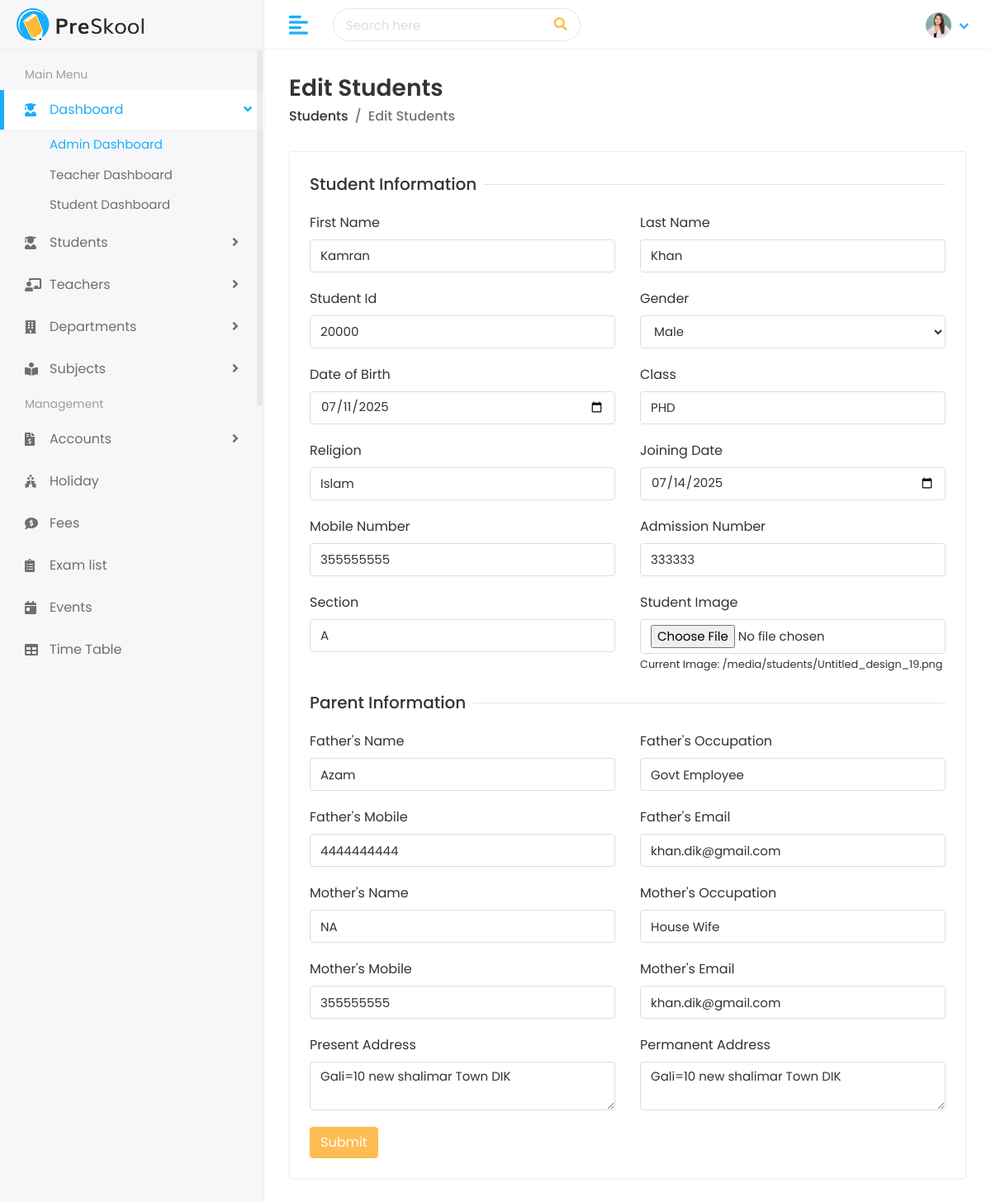
Page /edit/kamran-khan-20000/ on the committed database.
### Student/models.py (models this page shows, shortened)
class Student(models.Model):
    first_name = models.CharField(max_length=100)
    last_name = models.CharField(max_length=100)
    student_id = models.CharField(max_length=20)
    gender = models.CharField(max_length=10, choices=[
        ('Male', 'Male'),
        ('Female', 'Female'),
        ('Others', 'Others')
    ])
    date_of_birth = models.DateField()
    student_class = models.CharField(max_length=50)
    religion = models.CharField(max_length=50)
    joining_date = models.DateField()
    mobile_number = models.CharField(max_length=15)
    admission_number = models.CharField(max_length=20)
    section = models.CharField(max_length=10)
    student_image = models.ImageField(upload_to='students/', blank=True)
    parent = models.OneToOneField(Parent, on_delete=models.CASCADE)
    slug = models.SlugField(max_length=255, unique=True, blank=True)

class Parent(models.Model):
    father_name = models.CharField(max_length=100)
    father_occupation = models.CharField(max_length=100, blank=True)
    father_mobile = models.CharField(max_length=15)
    father_email = models.EmailField(max_length=100)
    mother_name = models.CharField(max_length=100)
    mother_occupation = models.CharField(max_length=100, blank=True)
    mother_mobile = models.CharField(max_length=15)
    mother_email = models.EmailField(max_length=100)
    present_address = models.TextField()
    permanent_address = models.TextField()

### Student/views.py (the view, shortened to what this page needs)
# urls.py: path('edit/<str:slug>/', views.edit_student, name='edit_student'),
def edit_student(request,slug):
    student = get_object_or_404(Student, slug=slug)
    parent = student.parent if hasattr(student, 'parent') else None
    return render(request, "students/edit-student.html",{'student':student, 'parent':parent} )

### templates/students/edit-student.html (shortened to what this page needs)
{% extends 'Home/base.html' %}
{% load static %}
{% block body %}
<div class="page-wrapper">
    <div class="content container-fluid">
        <div class="page-header">
            <div class="row align-items-center">
                <div class="col">
                    <h3 class="page-title">Edit Students</h3>
                    <ul class="breadcrumb">
                        <li class="breadcrumb-item"><a href="/students">Students</a></li>
                        <li class="breadcrumb-item active">Edit Students</li>
                    </ul>
                </div>
            </div>
        </div>
        <div class="row">
            <div class="col-sm-12">
                <div class="card">
                    <div class="card-body">
                        <form method="POST" enctype="multipart/form-data">
                            <div class="row">
                                <div class="col-12">
                                    <h5 class="form-title"><span>Student Information</span></h5>
                                </div>
                                <div class="col-12 col-sm-6">
                                    <div class="form-group">
                                        <label>First Name</label>
                                        <input type="text" name="first_name" class="form-control" value="{{ student.first_name }}">
                                    </div>
                                </div>
                                <div class="col-12 col-sm-6">
                                    <div class="form-group">
                                        <label>Last Name</label>
                                        <input type="text" name="last_name" class="form-control" value="{{ student.last_name }}">
                                    </div>
                                </div>
                                <div class="col-12 col-sm-6">
                                    <div class="form-group">
                                        <label>Student Id</label>
                                        <input type="text" name="student_id" class="form-control" value="{{ student.student_id }}">
                                    </div>
                                </div>
                                <div class="col-12 col-sm-6">
                                    <div class="form-group">
                                        <label>Gender</label>
                                        <select name="gender" class="form-control">
                                            <option value="Male" {% if student.gender == 'Male' %}selected{% endif %}>Male</option>
                                        </select>
                                    </div>
                                </div>
                                <div class="col-12 col-sm-6">
                                    <div class="form-group">
                                        <label>Date of Birth</label>
                                        <input type="date" name="date_of_birth" class="form-control" value="{{ student.date_of_birth|date:'Y-m-d' }}">
                                    </div>
                                </div>
                                <div class="col-12 col-sm-6">
                                    <div class="form-group">
                                        <label>Class</label>
                                        <input type="text" name="student_class" class="form-control" value="{{ student.student_class }}">
                                    </div>
                                </div>
                                <div class="col-12 col-sm-6">
                                    <div class="form-group">
                                        <label>Religion</label>
                                        <input type="text" name="religion" class="form-control" value="{{ student.religion }}">
                                    </div>
                                </div>
                                <div class="col-12 col-sm-6">
                                    <div class="form-group">
                                        <label>Joining Date</label>
                                        <input type="date" name="joining_date" class="form-control" value="{{ student.joining_date|date:'Y-m-d' }}">
                                    </div>
                                </div>
                                <div class="col-12 col-sm-6">
                                    <div class="form-group">
                                        <label>Mobile Number</label>
                                        <input type="text" name="mobile_number" class="form-control" value="{{ student.mobile_number }}">
                                    </div>
                                </div>
                                <div class="col-12 col-sm-6">
                                    <div class="form-group">
                                        <label>Admission Number</label>
                                        <input type="text" name="admission_number" class="form-control" value="{{ student.admission_number }}">
                                    </div>
                                </div>
                                <div class="col-12 col-sm-6">
                                    <div class="form-group">
                                        <label>Section</label>
                                        <input type="text" name="section" class="form-control" value="{{ student.section }}">
                                    </div>
                                </div>
                                <div class="col-12 col-sm-6">
                                    <div class="form-group">
                                        <label>Student Image</label>
                                        <input type="file" name="student_image" class="form-control">
                                        <small>Current Image: {{ student.student_image.url }}</small>
                                    </div>
                                </div>
                                <div class="col-12">
                                    <h5 class="form-title"><span>Parent Information</span></h5>
                                </div>
                                <div class="col-12 col-sm-6">
                                    <div class="form-group">
                                        <label>Father's Name</label>
                                        <input type="text" name="father_name" class="form-control" value="{{ parent.father_name }}">
                                    </div>
                                </div>
                                <div class="col-12 col-sm-6">
                                    <div class="form-group">
                                        <label>Father's Occupation</label>
                                        <input type="text" name="father_occupation" class="form-control" value="{{ parent.father_occupation }}">
                                    </div>
                                </div>
                                <div class="col-12 col-sm-6">
                                    <div class="form-group">
                                        <label>Father's Mobile</label>
                                        <input type="text" name="father_mobile" class="form-control" value="{{ parent.father_mobile }}">
                                    </div>
                                </div>
                                <div class="col-12 col-sm-6">
                                    <div class="form-group">
                                        <label>Father's Email</label>
                                        <input type="email" name="father_email" class="form-control" value="{{ parent.father_email }}">
                                    </div>
                                </div>
                                <div class="col-12 col-sm-6">
                                    <div class="form-group">
                                        <label>Mother's Name</label>
                                        <input type="text" name="mother_name" class="form-control" value="{{ parent.mother_name }}">
                                    </div>
                                </div>
                                <div class="col-12 col-sm-6">
                                    <div class="form-group">
                                        <label>Mother's Occupation</label>
                                        <input type="text" name="mother_occupation" class="form-control" value="{{ parent.mother_occupation }}">
                                    </div>
                                </div>
                                <div class="col-12 col-sm-6">
                                    <div class="form-group">
                                        <label>Mother's Mobile</label>
                                        <input type="text" name="mother_mobile" class="form-control" value="{{ parent.mother_mobile }}">
                                    </div>
                                </div>
                                <div class="col-12 col-sm-6">
                                    <div class="form-group">
                                        <label>Mother's Email</label>
                                        <input type="email" name="mother_email" class="form-control" value="{{ parent.mother_email }}">
                                    </div>
                                </div>
                                <div class="col-12 col-sm-6">
                                    <div class="form-group">
                                        <label>Present Address</label>
                                        <textarea name="present_address" class="form-control">{{ parent.present_address }}</textarea>
                                    </div>
                                </div>
                                <div class="col-12 col-sm-6">
                                    <div class="form-group">
                                        <label>Permanent Address</label>
                                        <textarea name="permanent_address" class="form-control">{{ parent.permanent_address }}</textarea>
                                    </div>
                                </div>
                                <div class="col-12">
                                    <button type="submit" class="btn btn-primary">Submit</button>
                                </div>
                            </div>
                        </form>
                    </div>
                </div>
            </div>
        </div>
    </div>
</div>
{% endblock %}

### static/assets/css/style.css (style rules this page uses)
html { height: 100%; }
body { background-color: #fff; color: #333; font-family: 'Poppins', sans-serif; font-size: 1rem; height: 100%; line-height: 1.5; overflow-x: hidden; }
h1, h2, h3, h4, h5, h6 { font-family: 'Poppins', sans-serif; margin-top: 0; }
.form-control { border: 1px solid #ddd; box-shadow: none; color: #333; font-size: 15px; height: 40px; }
input, input:focus, button, button:focus { outline: none; }
input[type="file"] { height: auto; min-height: calc(1.5em + .75rem + 2px); }
input[type=text], input[type=password] { -webkit-appearance: none; -moz-appearance: none; appearance: none; }
textarea.form-control { resize: vertical; }
.form-group { margin-bottom: 1.25rem; }
ul, ol { padding: 0px; list-style: none; }
.btn-primary { background-color: #FFBC53; border: 1px solid #FFBC53; }
.card { border: 1px solid #ececf5; box-shadow: 0 1px 3px 0 rgba(0, 0, 0, 0.03); margin-bottom: 1.875rem; }
.card-body { padding: 1.5rem; }
.page-wrapper { margin-left: 320px; padding-top: 60px; position: relative; transition: all 0.4s ease; }
.page-wrapper > .content { padding: 1.875rem 1.875rem 0; }
.page-header { margin-bottom: 1.875rem; }
.page-header .breadcrumb { background-color: transparent; color: #6c757d; font-size: 1rem; font-weight: 500; margin-bottom: 0; padding: 0; }
.page-header .breadcrumb a { color: #333; }
.page-title { font-size: 28px; font-weight: 600; color: #333; margin-bottom: 5px; }
.form-title { width: 100%; max-width: 100%; padding: 0; font-size: 1.25rem; font-weight: 500; line-height: inherit; color: #333; white-space: normal; position: relative; display: block; margin-bottom: 20px; }
.form-title:before { content: ""; position: absolute; left: 0px; right: 0px; height: 1px; top: 50%; background-color: rgba(0, 0, 0, 0.1); }
.form-title span { padding: 0px 0.5rem 0 0; background-color: #fff; display: inline-block; z-index: 2; position: relative; }

### rows in the picture
Student: first_name "Kamran", last_name "Khan", student_id "20000", gender "Male", date_of_birth "07/11/2025", student_class "PHD", religion "Islam", joining_date "07/14/2025", mobile_number "355555555", admission_number "333333", section "A", student_image "/media/students/Untitled_design_19.png"
Parent: father_name "Azam", father_occupation "Govt Employee", father_mobile "4444444444", father_email "khan.dik@gmail.com", mother_name "NA", mother_occupation "House Wife", mother_mobile "355555555", mother_email "khan.dik@gmail.com", present_address "Gali=10 new shalimar Town DIK", permanent_address "Gali=10 new shalimar Town DIK"
